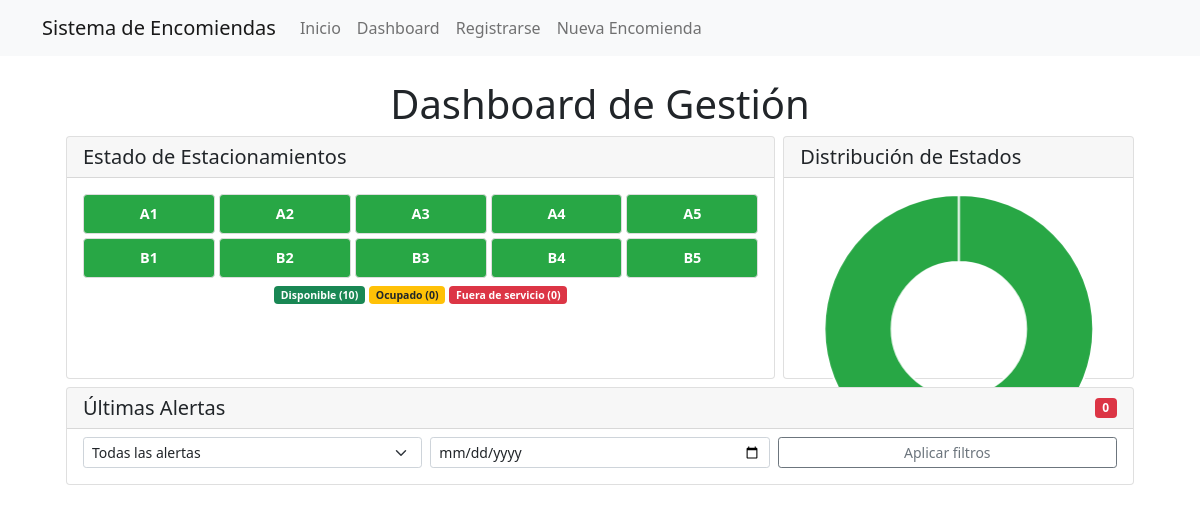
Page /dashboard on the earlier database version.
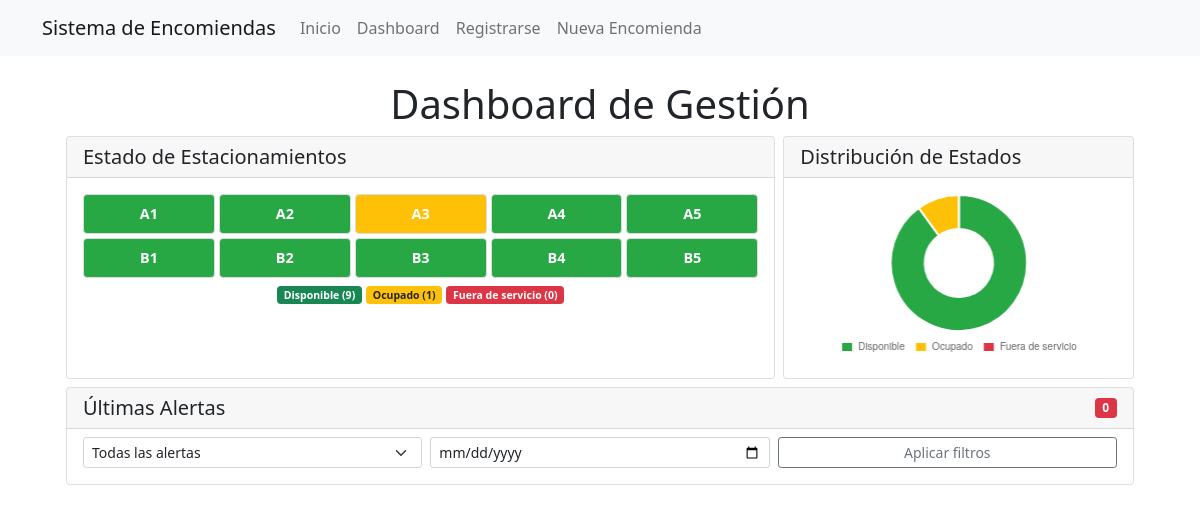
Same page on the later database version.
### app.py (the view)
@app.route('/dashboard')
def dashboard():
    conn = get_db_connection()
    garajes = conn.execute('SELECT * FROM garajes').fetchall()
    alertas = conn.execute('SELECT * FROM alertas ORDER BY fecha DESC LIMIT 5').fetchall()
    estados_estacionamientos = {
        'disponible': 0,
        'ocupado': 0,
        'fuera_de_servicio': 0
    }
    for garaje in garajes:
        estado = garaje['estado']
        if estado in estados_estacionamientos:
            estados_estacionamientos[estado] += 1
        else:
            estados_estacionamientos['fuera_de_servicio'] += 1
    conn.close()
    return render_template('dashboard.html',
                           garajes=garajes,
                           alertas=alertas,
                           estados_estacionamientos=estados_estacionamientos)

### app.py (called while the page is built)
def get_db_connection():
    conn = sqlite3.connect('database.db')
    conn.row_factory = sqlite3.Row
    return conn

### templates/dashboard.html (shortened to what this page needs)
{% extends "base.html" %}
{% block content %}
<div class="container-fluid px-4">
    <h1 class="text-center my-2">Dashboard de Gestión</h1>
    <div class="row g-2">
        <div class="col-md-8">
            <div class="card h-100">
                <div class="card-header py-2">
                    <h5 class="mb-0">Estado de Estacionamientos</h5>
                </div>
                <div class="card-body">
                    <div id="mapaEstacionamientos" class="row row-cols-5 g-1 mb-2">
                        {% for garaje in garajes %}
                        <div class="col">
                            <div class="estacionamiento {{ garaje['estado'] }} p-1 text-center text-white" data-id="{{ garaje['id'] }}">
                                {{ garaje['id'] }}
                            </div>
                        </div>
                        {% endfor %}
                    </div>
                    <div class="d-flex justify-content-center small">
                        <span class="badge bg-success me-1">Disponible ({{ estados_estacionamientos['disponible'] }})</span>
                        <span class="badge bg-warning text-dark me-1">Ocupado ({{ estados_estacionamientos['ocupado'] }})</span>
                        <span class="badge bg-danger">Fuera de servicio ({{ estados_estacionamientos['fuera_de_servicio'] }})</span>
                    </div>
                </div>
            </div>
        </div>
        <div class="col-md-4">
            <div class="card h-100">
                <div class="card-header py-2">
                    <h5 class="mb-0">Distribución de Estados</h5>
                </div>
                <div class="card-body">
                    <canvas id="estadosChart"></canvas>
                </div>
            </div>
        </div>
    </div>
    <div class="row mt-2">
        <div class="col-12">
            <div class="card">
                <div class="card-header py-2 d-flex justify-content-between align-items-center">
                    <h5 class="mb-0">Últimas Alertas</h5>
                    <span class="badge bg-danger" id="alertas-no-leidas">0</span>
                </div>
                <div class="card-body py-2">
                    <div class="row g-2 mb-2">
                        <div class="col-md-4">
                            <select class="form-select form-select-sm" id="filtroTipoAlerta">
                                <option value="todas">Todas las alertas</option>
                            </select>
                        </div>
                        <div class="col-md-4">
                            <input type="date" class="form-control form-control-sm" id="filtroFechaAlerta">
                        </div>
                        <div class="col-md-4">
                            <button class="btn btn-sm btn-outline-secondary w-100">Aplicar filtros</button>
                        </div>
                    </div>
                </div>
            </div>
        </div>
    </div>
</div>
{% endblock %}

Differences in the rows shown:
changed garajes "A3": estado "disponible" → "ocupado" (drawn)
Other differences:
{{ estados_estacionamientos['disponible'] }}: "10" → "9"
{{ estados_estacionamientos['ocupado'] }}: "0" → "1"
chart data {{ estados_estacionamientos | tojson | safe }}: {"disponible": 10, "fuera_de_servicio": 0, "ocupado": 0} → {"disponible": 9, "fuera_de_servicio": 0, "ocupado": 1}
